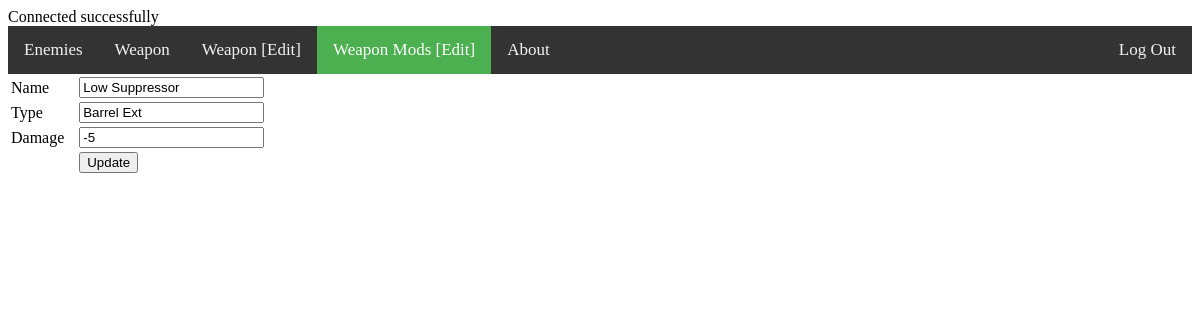
The app's page /admin/index4_edit.php?id=1 (signed in) with its own data.
### tables this page shows
CREATE TABLE `weaponmods_table` (
  `weaponmods_id` int(4) NOT NULL,
  `weaponmods_name` varchar(30) NOT NULL,
  `type` varchar(20) NOT NULL,
  `dmg` float NOT NULL
);

### admin/index4_edit.php (the view, shortened to what this page needs)
<?php
include '../config.php';
?>
<?php
if (isset($_GET['id'])){
    $id = $_GET['id'];
}
$result = mysqli_query($conn, "SELECT * FROM weaponmods_table WHERE weaponmods_id=$id");
while($data = mysqli_fetch_array($result))
{
    $name = $data['weaponmods_name'];
    $dmg = $data['dmg'];
    $type = $data['type'];
}
?>
<html>
<head>
    <link rel="stylesheet" href="../style.css">
</head>
<body>
<div class="topnav">
	<a href="index.php">Enemies</a>
	<a href="index2.php">Weapon</a>
	<a href="index5.php">Weapon [Edit]</a>
	<a class="active" href="index4.php">Weapon Mods [Edit]</a>
	<a href="index3.php">About</a>
	<div class="right_nav">
		<a href="logout.php">Log Out</a>
	</div>
</div>
    <form action="index4_edit.php" method="post" name="Form_index4_update">
        <table width="25%" border="0">
            <tr>
                <td>Name</td>
                <td><input type="text" name="name" required value="<?php echo $name;?>"></td>
            </tr>
            <tr>
                <td>Type</td>
                <td><input type="text" name="type" required value="<?php echo $type;?>"></td>
            </tr>
            <tr>
                <td>Damage</td>
                <td><input type="text" name="dmg" required value="<?php echo $dmg;?>"></td>
            </tr>
            <tr>
                <td></td>
                <td><input type="submit" name="update" value="Update"></td>
            </tr>
        </table>
    </form>
</body>
</html>

### style.css (style rules this page uses)
.topnav { background-color: #333; overflow: hidden; }
.topnav a { float: left; color: #f2f2f2; text-align: center; padding: 14px 16px; text-decoration: none; font-size: 17px; }
.right_nav { text-align: right; float: right; }
.topnav a.active { background-color: #4CAF50; color: white; }

### records on screen
weaponmods_table: name "Low Suppressor", type "Barrel Ext", dmg "-5"
